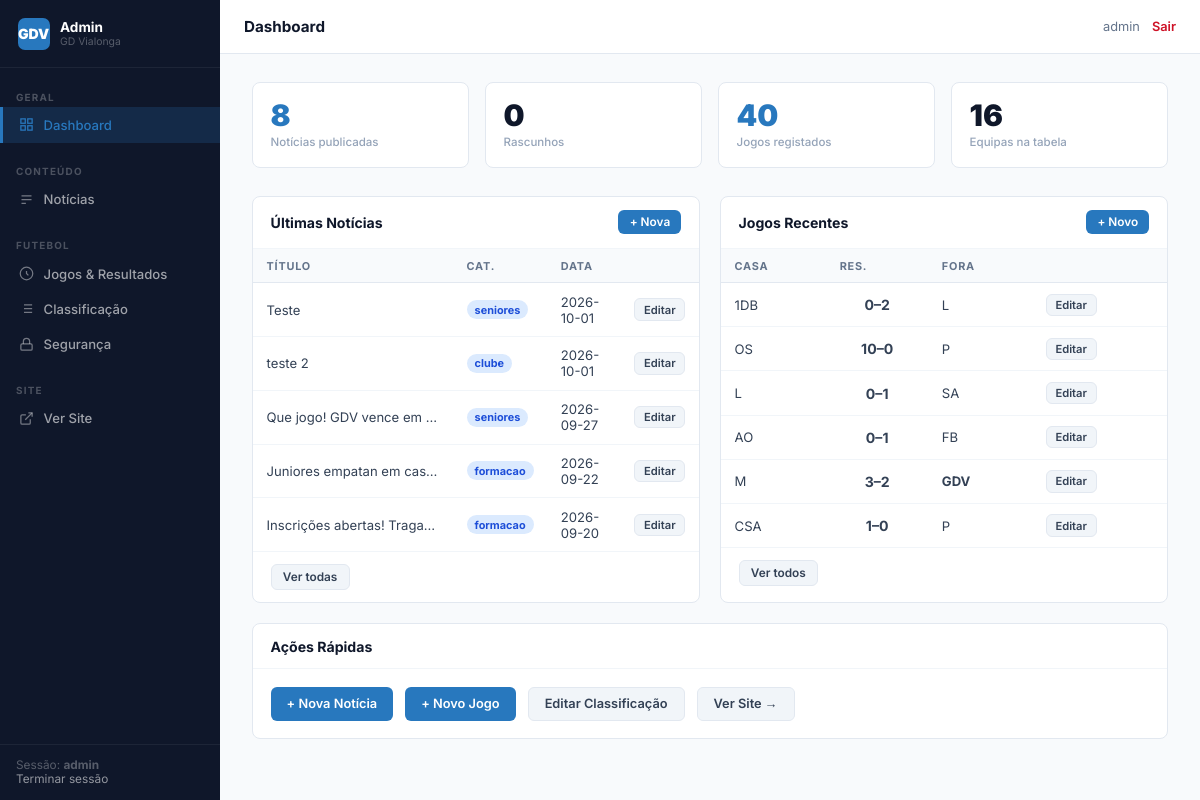
/admin/index.php (signed in), run on the app's committed database.
### tables this page shows
CREATE TABLE news (
            id           INTEGER PRIMARY KEY AUTOINCREMENT,
            slug         TEXT UNIQUE NOT NULL,
            title        TEXT NOT NULL,
            summary      TEXT DEFAULT '',
            content      TEXT DEFAULT '',
            cover_image  TEXT DEFAULT 'assets/images/hero_stadium.png',
            category     TEXT DEFAULT 'clube',
            tags         TEXT DEFAULT '[]',
            published_at TEXT NOT NULL,
            author       TEXT DEFAULT 'Redação GDV',
            is_published INTEGER DEFAULT 1,
            created_at   TEXT DEFAULT CURRENT_TIMESTAMP
        );

CREATE TABLE matches (
            id             INTEGER PRIMARY KEY AUTOINCREMENT,
            competition_id TEXT,
            season         TEXT DEFAULT '2026/27',
            round          INTEGER DEFAULT 1,
            home_team      TEXT NOT NULL,
            home_short     TEXT,
            home_is_gdv    INTEGER DEFAULT 0,
            away_team      TEXT NOT NULL,
            away_short     TEXT,
            away_is_gdv    INTEGER DEFAULT 0,
            match_date     TEXT NOT NULL,
            match_time     TEXT DEFAULT '15:00',
            venue          TEXT DEFAULT '',
            status         TEXT DEFAULT 'scheduled',
            home_score     INTEGER,
            away_score     INTEGER,
            scorers        TEXT DEFAULT '[]',
            FOREIGN KEY(competition_id) REFERENCES competitions(id)
        );

### includes/db.php (called while the page is built, shortened)
<?php
function getDB(): PDO {
    static $pdo = null;
    if ($pdo !== null) return $pdo;
    $pdo = new PDO('sqlite:' . DB_PATH);
    $pdo->setAttribute(PDO::ATTR_ERRMODE, PDO::ERRMODE_EXCEPTION);
    $pdo->setAttribute(PDO::ATTR_DEFAULT_FETCH_MODE, PDO::FETCH_ASSOC);
    $pdo->exec('PRAGMA journal_mode=WAL; PRAGMA foreign_keys=ON;');
    return $pdo;
}
function dbFetchAll(string $sql, array $p = []): array {
    $st = getDB()->prepare($sql); $st->execute($p); return $st->fetchAll();
}
function dbCount(string $sql, array $p = []): int {
    $st = getDB()->prepare($sql); $st->execute($p);
    return (int)$st->fetchColumn();
}

### admin/index.php (the view, shortened to what this page needs)
<?php
require_once '../includes/db.php';
$nNews    = dbCount('SELECT COUNT(*) FROM news WHERE is_published=1');
$nDraft   = dbCount('SELECT COUNT(*) FROM news WHERE is_published=0');
$nMatches = dbCount('SELECT COUNT(*) FROM matches WHERE season=?', [SEASON]);
$nTeams   = dbCount('SELECT COUNT(*) FROM standings WHERE season=?', [SEASON]);
$recentNews    = dbFetchAll('SELECT id,title,category,published_at FROM news ORDER BY published_at DESC LIMIT 5');
$recentMatches = dbFetchAll(
    "SELECT * FROM matches WHERE season=? ORDER BY match_date DESC LIMIT 6",
    [SEASON]
);
include '_layout_head.php';
?>
<div class="stats">
  <div class="stat">
    <div class="stat-val blue"><?= $nNews ?></div>
    <div class="stat-lbl">Notícias publicadas</div>
  </div>
  <div class="stat">
    <div class="stat-val"><?= $nDraft ?></div>
    <div class="stat-lbl">Rascunhos</div>
  </div>
  <div class="stat">
    <div class="stat-val blue"><?= $nMatches ?></div>
    <div class="stat-lbl">Jogos registados</div>
  </div>
  <div class="stat">
    <div class="stat-val"><?= $nTeams ?></div>
    <div class="stat-lbl">Equipas na tabela</div>
  </div>
</div>
<div style="display:grid;grid-template-columns:1fr 1fr;gap:1.25rem">
  <div class="card">
    <div class="card-head">
      <span class="card-title">Últimas Notícias</span>
      <a href="noticias.php?action=create" class="btn btn-primary btn-sm">+ Nova</a>
    </div>
    <table class="tbl">
      <thead><tr><th>Título</th><th>Cat.</th><th>Data</th><th></th></tr></thead>
      <tbody>
        <?php foreach ($recentNews as $n): ?>
        <tr>
          <td style="max-width:200px;overflow:hidden;text-overflow:ellipsis;white-space:nowrap"><?= htmlspecialchars($n['title']) ?></td>
          <td><span class="badge badge-blue"><?= htmlspecialchars($n['category']) ?></span></td>
          <td><?= substr($n['published_at'], 0, 10) ?></td>
          <td><a href="noticias.php?action=edit&id=<?= $n['id'] ?>" class="btn btn-ghost btn-xs">Editar</a></td>
        </tr>
        <?php endforeach; ?>
      </tbody>
    </table>
    <div style="padding:.75rem 1.1rem;border-top:1px solid #f1f5f9">
      <a href="noticias.php" class="btn btn-ghost btn-sm">Ver todas</a>
    </div>
  </div>
  <div class="card">
    <div class="card-head">
      <span class="card-title">Jogos Recentes</span>
      <a href="resultados.php?action=create" class="btn btn-primary btn-sm">+ Novo</a>
    </div>
    <table class="tbl">
      <thead><tr><th>Casa</th><th>Res.</th><th>Fora</th><th></th></tr></thead>
      <tbody>
        <?php foreach ($recentMatches as $m): ?>
        <tr>
          <td style="font-weight:<?= $m['home_is_gdv'] ? '700' : '400' ?>"><?= htmlspecialchars($m['home_short'] ?: substr($m['home_team'],0,10)) ?></td>
          <td style="text-align:center;font-weight:700;font-size:.88rem">
            <?php if ($m['status'] === 'finished'): ?>
              <?= $m['home_score'] ?>&ndash;<?= $m['away_score'] ?>
            <?php else: ?>
              <span style="color:#94a3b8">vs</span>
            <?php endif; ?>
          </td>
          <td style="font-weight:<?= $m['away_is_gdv'] ? '700' : '400' ?>"><?= htmlspecialchars($m['away_short'] ?: substr($m['away_team'],0,10)) ?></td>
          <td><a href="resultados.php?action=edit&id=<?= $m['id'] ?>" class="btn btn-ghost btn-xs">Editar</a></td>
        </tr>
        <?php endforeach; ?>
      </tbody>
    </table>
    <div style="padding:.75rem 1.1rem;border-top:1px solid #f1f5f9">
      <a href="resultados.php" class="btn btn-ghost btn-sm">Ver todos</a>
    </div>
  </div>
</div>
<div style="margin-top:1.25rem" class="card">
  <div class="card-head">
    <span class="card-title">Ações Rápidas</span>
  </div>
  <div class="card-body" style="display:flex;gap:.75rem;flex-wrap:wrap">
    <a href="noticias.php?action=create" class="btn btn-primary">+ Nova Notícia</a>
    <a href="resultados.php?action=create" class="btn btn-primary">+ Novo Jogo</a>
    <a href="classificacao.php" class="btn btn-ghost">Editar Classificação</a>
    <a href="../index.php" target="_blank" rel="noopener noreferrer" class="btn btn-ghost">Ver Site →</a>
  </div>
</div>
<?php include '_layout_foot.php'; ?>

### admin/assets/admin.css (style rules this page uses)
:root { --blue: #2878BE; --blue-dk: #1a5c9e; --red: #CE1126; --red-dk: #a30e1e; --sidebar: 220px; --g50: #f8fafc; --g100: #f1f5f9; --g200: #e2e8f0; --g300: #cbd5e1; --g400: #94a3b8; --g500: #64748b; --g600: #475569; --g700: #334155; --g800: #1e293b; --g900: #0f172a; }
*,*::before,*::after { box-sizing:border-box;margin:0;padding:0 }
html,body { height:100% }
body { font-family:'Inter',system-ui,sans-serif;font-size:14px;color:var(--g800);background:var(--g50);-webkit-font-smoothing:antialiased }
a { color:var(--blue);text-decoration:none }
.btn { display:inline-flex;align-items:center;gap:.4rem;padding:.52rem 1rem;font-size:.8rem;font-weight:600;border-radius:6px;border:none;transition:all .15s;white-space:nowrap;cursor:pointer }
.btn-primary { background:var(--blue);color:#fff }
.btn-ghost { background:var(--g100);color:var(--g700);border:1px solid var(--g200) }
.btn-sm { padding:.32rem .7rem;font-size:.74rem }
.btn-xs { padding:.2rem .55rem;font-size:.7rem }
.card { background:#fff;border:1px solid var(--g200);border-radius:8px;overflow:hidden }
.card-head { padding:.85rem 1.1rem;border-bottom:1px solid var(--g100);display:flex;align-items:center;justify-content:space-between;gap:1rem }
.card-title { font-weight:700;font-size:.88rem;color:var(--g900) }
.card-body { padding:1.1rem }
.stats { display:grid;grid-template-columns:repeat(4,1fr);gap:1rem;margin-bottom:1.75rem }
.stat { background:#fff;border:1px solid var(--g200);border-radius:8px;padding:1.1rem }
.stat-val { font-size:1.85rem;font-weight:900;color:var(--g900);line-height:1 }
.stat-val.blue { color:var(--blue) }
.stat-lbl { font-size:.72rem;color:var(--g400);margin-top:.3rem;font-weight:500 }
.tbl { width:100%;border-collapse:collapse }
.tbl th { text-align:left;padding:.6rem .85rem;font-size:.68rem;font-weight:700;letter-spacing:.07em;text-transform:uppercase;color:var(--g500);background:var(--g50);border-bottom:1px solid var(--g200);white-space:nowrap }
.tbl td { padding:.65rem .85rem;font-size:.82rem;color:var(--g700);border-bottom:1px solid var(--g100);vertical-align:middle }
.tbl tbody tr:last-child td { border-bottom:none }
.badge { display:inline-block;padding:.16rem .5rem;border-radius:20px;font-size:.68rem;font-weight:700 }
.badge-blue { background:#dbeafe;color:#1d4ed8 }

### data on the page
news: title "Teste", category "seniores", published_at "2026-10-01"
news: title "teste 2", category "clube", published_at "2026-10-01"
news: title "Que jogo! GDV vence em…", category "seniores", published_at "2026-09-27"
news: title "Juniores empatan em cas…", category "formacao", published_at "2026-09-22"
news: title "Inscrições abertas! Traga…", category "formacao", published_at "2026-09-20"
matches: home_short "1DB", home_score "0", away_score "2", away_short "L"
matches: home_short "OS", home_score "10", away_score "0", away_short "P"
matches: home_short "L", home_score "0", away_score "1", away_short "SA"
matches: home_short "AO", home_score "0", away_score "1", away_short "FB"
matches: home_short "M", home_score "3", away_score "2", away_short "GDV"
matches: home_short "CSA", home_score "1", away_score "0", away_short "P"

### other printed values
adminUser()['username'] "admin"
$pageTitle "Dashboard"
$nNews "8"
$nDraft "0"
$nMatches "40"
$nTeams "16"
